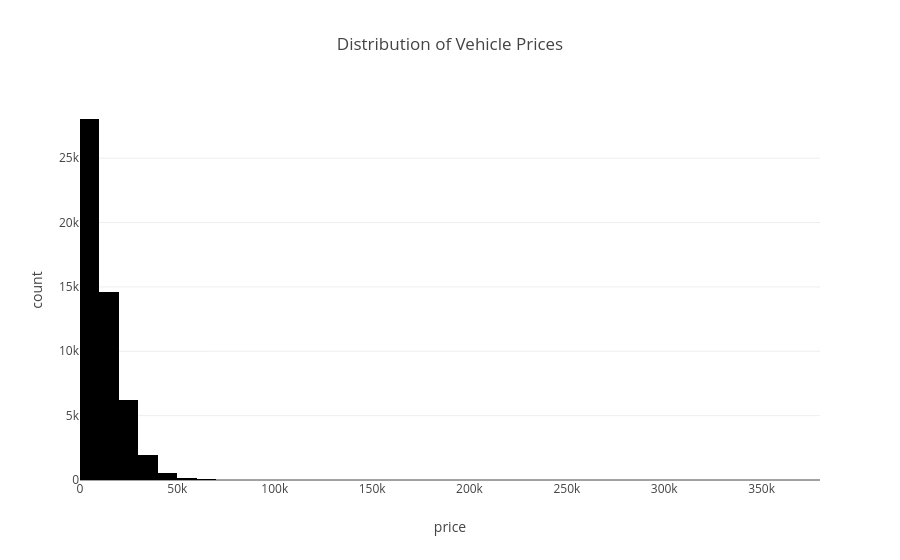

Notebook code cell kept with this figure:
### Code cell
fig = px.histogram(df, x="price", nbins=50, title="Distribution of Vehicle Prices")

fig.show()

### Figure 1 — Plotly figure (JSON) as saved in the notebook; plotly's stock layout.template omitted (floating-point values rounded to 4 significant figures; data arrays with more than 128 entries replaced by an {"elided": "..."} marker saying what was removed)
{"data": [{"alignmentgroup": "True", "bingroup": "x", "hovertemplate": "price=%{x}<br>count=%{y}<extra></extra>", "legendgroup": "", "marker": {"color": "#000001", "pattern": {"shape": ""}}, "name": "", "nbinsx": 50, "offsetgroup": "", "orientation": "v", "showlegend": false, "type": "histogram", "x": {"elided": "51525 int values"}, "xaxis": "x", "yaxis": "y"}], "layout": {"autosize": true, "barmode": "relative", "legend": {"tracegroupgap": 0}, "title": {"text": "Distribution of Vehicle Prices"}, "xaxis": {"anchor": "y", "autorange": true, "domain": [0, 1], "range": [-0.5, 380000.0], "title": {"text": "price"}, "type": "linear"}, "yaxis": {"anchor": "x", "autorange": true, "domain": [0, 1], "range": [0, 29520.0], "title": {"text": "count"}}}}
